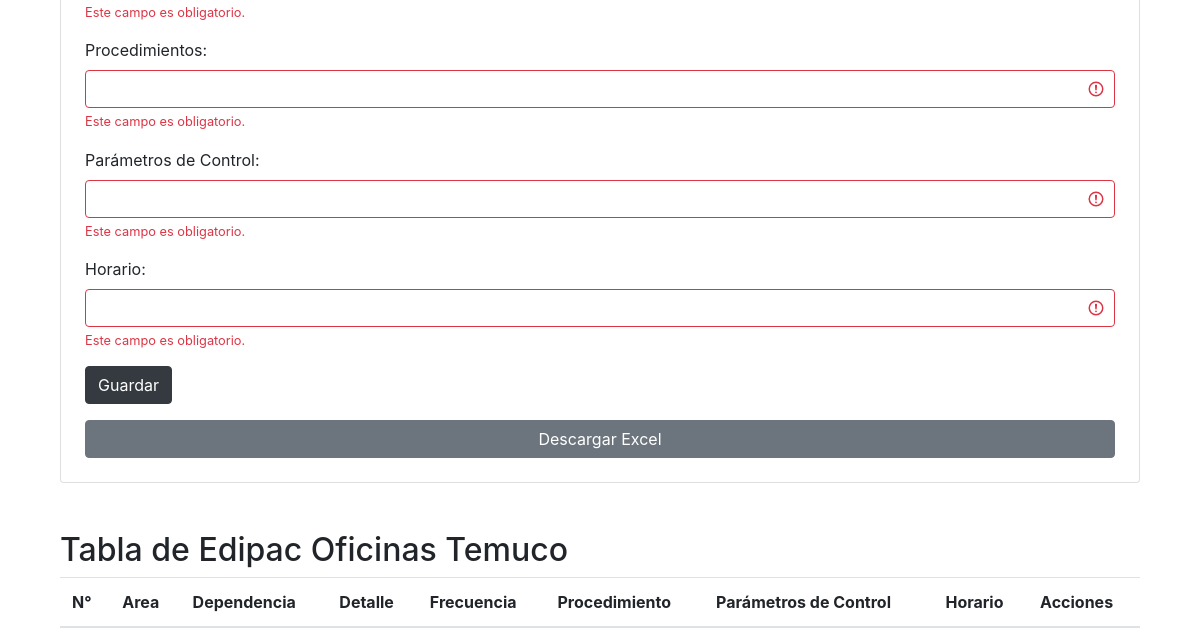
The page /ofitemuco/ (lower part) on the database as committed earlier.
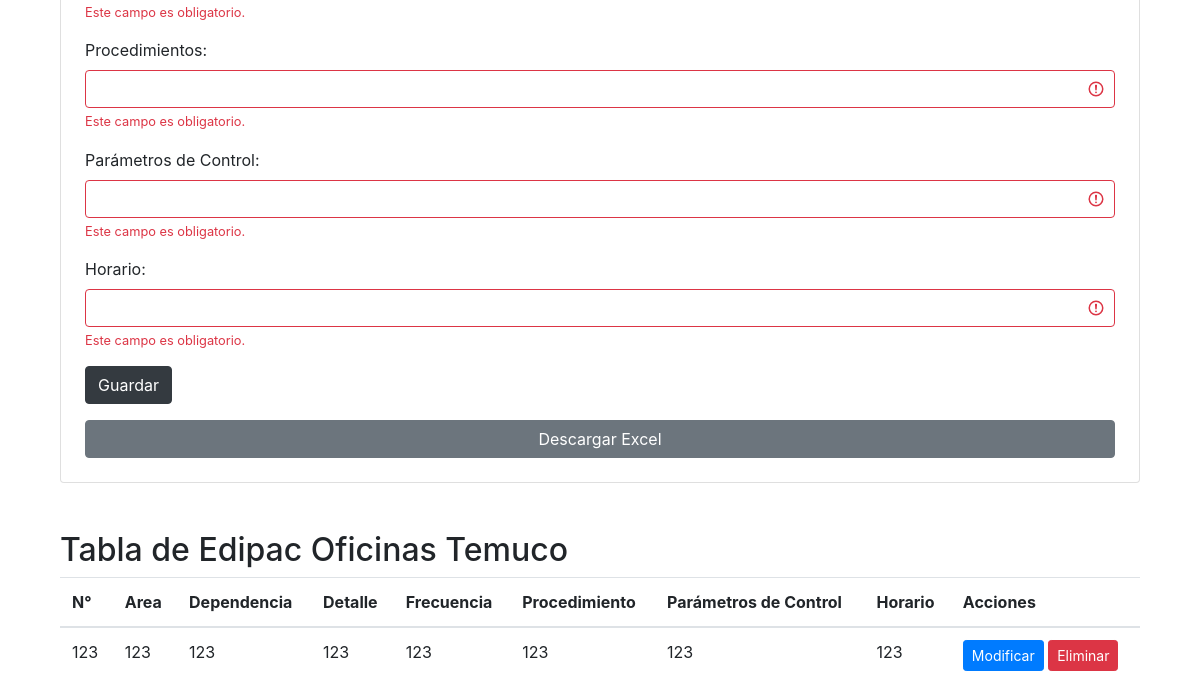
The same page on the database as committed later.
### catalog/models.py (models this page shows, shortened)
class OfiTemuco(models.Model):
    numero = models.IntegerField()
    area = models.CharField(max_length=100, default='')
    dependencia = models.CharField(max_length=100)
    detalle = models.TextField()
    frecuencia = models.CharField(max_length=100)
    procedimientos = models.TextField()
    parametro_control = models.CharField(max_length=100)
    horario = models.CharField(max_length=100)
    class Meta:
        db_table = 'ofitemuco'

### catalog/views.py (the view)
# urls.py: path('ofitemuco/', views.oficinas_temuco, name='ofitemuco'),
def oficinas_temuco(request):
    if request.method == 'POST':
        form = OfiTemucoForm(request.POST, request.FILES)
        if form.is_valid():
            form.save()
            messages.success(request, 'Datos ingresados correctamente')
            return redirect('ofitemuco')
        else:
            messages.error(request, 'Error al ingresar los datos. Por favor, revise los datos ingresados.')
    else:
        form = OfiTemucoForm()
    ofitemuco = OfiTemuco.objects.all()
    return render(request, 'Instalaciones/Biopackaging/Edipac/OficinasTemuco.html', {'form': form, 'ofitemuco': ofitemuco})

### catalog/forms.py
class OfiTemucoForm(forms.ModelForm):
    class Meta:
        model = OfiTemuco
        fields = '__all__'

### Templates/Instalaciones/Biopackaging/Edipac/OficinasTemuco.html (shortened to what this page needs)
{% extends 'base.html' %}
{% block content %}
<div class="container">
    <div class="card p-4">
        <form method="post">
            <div class="form-group">
                <div class="invalid-feedback">Este campo es obligatorio.</div>
            </div>
            <div class="form-group">
                <label for="procedimientos">Procedimientos:</label>
                <input type="text" class="form-control is-invalid" id="procedimientos" name="procedimientos">
                <div class="invalid-feedback">Este campo es obligatorio.</div>
            </div>
            <div class="form-group">
                <label for="parametro_control">Parámetros de Control:</label>
                <input type="text" class="form-control is-invalid" id="parametro_control" name="parametro_control">
                <div class="invalid-feedback">Este campo es obligatorio.</div>
            </div>
            <div class="form-group">
                <label for="horario">Horario:</label>
                <input type="text" class="form-control is-invalid" id="horario" name="horario">
                <div class="invalid-feedback">Este campo es obligatorio.</div>
            </div>
            <button type="submit" class="btn btn-dark">Guardar</button>
        </form>
        <a href="{% url 'descargar_excel' %}" class="btn btn-secondary mt-3">Descargar Excel</a>
    </div>
</div>
<div class="container mt-5">
    <h2>Tabla de Edipac Oficinas Temuco</h2>
    <table class="table">
        <thead>
            <tr>
                <th scope="col">N°</th>
                <th scope="col">Area</th>
                <th scope="col">Dependencia</th>
                <th scope="col">Detalle</th>
                <th scope="col">Frecuencia</th>
                <th scope="col">Procedimiento</th>
                <th scope="col">Parámetros de Control</th>
                <th scope="col">Horario</th>
                <th scope="col">Acciones</th>
            </tr>
        </thead>
        <tbody>
            {% for dato in ofitemuco %}
            <tr>
                <td>{{ dato.numero }}</td>
                <td>{{ dato.area}}</td>
                <td>{{ dato.dependencia }}</td>
                <td>{{ dato.detalle }}</td>
                <td>{{ dato.frecuencia }}</td>
                <td>{{ dato.procedimientos }}</td>
                <td>{{ dato.parametro_control }}</td>
                <td>{{ dato.horario }}</td>
                <td>
                    <button class="btn btn-primary btn-sm" onclick="window.location.href=''">Modificar</button>
                    <form method="post" action="{% url 'eliminar_dato' dato.id %}" style="display: inline;">
                        <button type="submit" class="btn btn-danger btn-sm" onclick="return confirm('¿Estás seguro de que deseas eliminar este dato?')">Eliminar</button>
                    </form>
                </td>
            </tr>
            {% endfor %}
        </tbody>
    </table>
</div>
<link rel="stylesheet" href="https://maxcdn.bootstrapcdn.com/bootstrap/4.5.2/css/bootstrap.min.css">
{% endblock %}

Rows that differ between the two databases and show on the page:
added OfiTemuco: numero "123", area "123", dependencia "123", detalle "123", frecuencia "123", procedimientos "123", parametro_control "123", horario "123"
